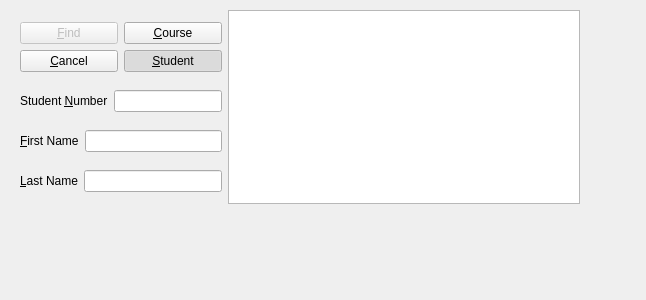
<?xml version="1.0" encoding="UTF-8"?>
<ui version="4.0">
 <class>FindDialog</class>
 <widget class="QDialog" name="FindDialog">
  <property name="geometry">
   <rect>
    <x>0</x>
    <y>0</y>
    <width>646</width>
    <height>300</height>
   </rect>
  </property>
  <property name="windowTitle">
   <string>Dialog</string>
  </property>
  <widget class="QWidget" name="layoutWidget">
   <property name="geometry">
    <rect>
     <x>20</x>
     <y>10</y>
     <width>560</width>
     <height>194</height>
    </rect>
   </property>
   <layout class="QHBoxLayout" name="horizontalLayout_4">
    <item>
     <layout class="QGridLayout" name="gridLayout">
      <item row="0" column="0">
       <layout class="QVBoxLayout" name="verticalLayout">
        <item>
         <widget class="QPushButton" name="findButton">
          <property name="enabled">
           <bool>false</bool>
          </property>
          <property name="text">
           <string>&amp;Find</string>
          </property>
         </widget>
        </item>
        <item>
         <widget class="QPushButton" name="cancelButton">
          <property name="text">
           <string>&amp;Cancel</string>
          </property>
         </widget>
        </item>
       </layout>
      </item>
      <item row="1" column="0" colspan="2">
       <layout class="QHBoxLayout" name="horizontalLayout_3">
        <item>
         <widget class="QLabel" name="label">
          <property name="text">
           <string>Student &amp;Number</string>
          </property>
          <property name="buddy">
           <cstring>lineEdit</cstring>
          </property>
         </widget>
        </item>
        <item>
         <widget class="QLineEdit" name="lineEdit"/>
        </item>
       </layout>
      </item>
      <item row="2" column="0" colspan="2">
       <layout class="QHBoxLayout" name="horizontalLayout_2">
        <item>
         <widget class="QLabel" name="label_2">
          <property name="text">
           <string>&amp;First Name</string>
          </property>
          <property name="buddy">
           <cstring>lineEdit_2</cstring>
          </property>
         </widget>
        </item>
        <item>
         <widget class="QLineEdit" name="lineEdit_2"/>
        </item>
       </layout>
      </item>
      <item row="3" column="0" colspan="2">
       <layout class="QHBoxLayout" name="horizontalLayout">
        <item>
         <widget class="QLabel" name="label_3">
          <property name="text">
           <string>&amp;Last Name</string>
          </property>
          <property name="buddy">
           <cstring>lineEdit_3</cstring>
          </property>
         </widget>
        </item>
        <item>
         <widget class="QLineEdit" name="lineEdit_3"/>
        </item>
       </layout>
      </item>
      <item row="0" column="1">
       <layout class="QVBoxLayout" name="verticalLayout_2">
        <item>
         <widget class="QPushButton" name="courseButton">
          <property name="text">
           <string>&amp;Course</string>
          </property>
          <property name="checkable">
           <bool>true</bool>
          </property>
          <property name="checked">
           <bool>false</bool>
          </property>
         </widget>
        </item>
        <item>
         <widget class="QPushButton" name="studentButton">
          <property name="text">
           <string>&amp;Student</string>
          </property>
          <property name="checkable">
           <bool>true</bool>
          </property>
          <property name="checked">
           <bool>true</bool>
          </property>
         </widget>
        </item>
       </layout>
      </item>
     </layout>
    </item>
    <item>
     <widget class="QListWidget" name="list"/>
    </item>
   </layout>
  </widget>
 </widget>
 <tabstops>
  <tabstop>findButton</tabstop>
  <tabstop>cancelButton</tabstop>
  <tabstop>courseButton</tabstop>
  <tabstop>studentButton</tabstop>
  <tabstop>lineEdit</tabstop>
  <tabstop>lineEdit_2</tabstop>
  <tabstop>lineEdit_3</tabstop>
 </tabstops>
 <resources/>
 <connections>
  <connection>
   <sender>cancelButton</sender>
   <signal>clicked()</signal>
   <receiver>FindDialog</receiver>
   <slot>reject()</slot>
   <hints>
    <hint type="sourcelabel">
     <x>106</x>
     <y>60</y>
    </hint>
    <hint type="destinationlabel">
     <x>77</x>
     <y>231</y>
    </hint>
   </hints>
  </connection>
 </connections>
</ui>
